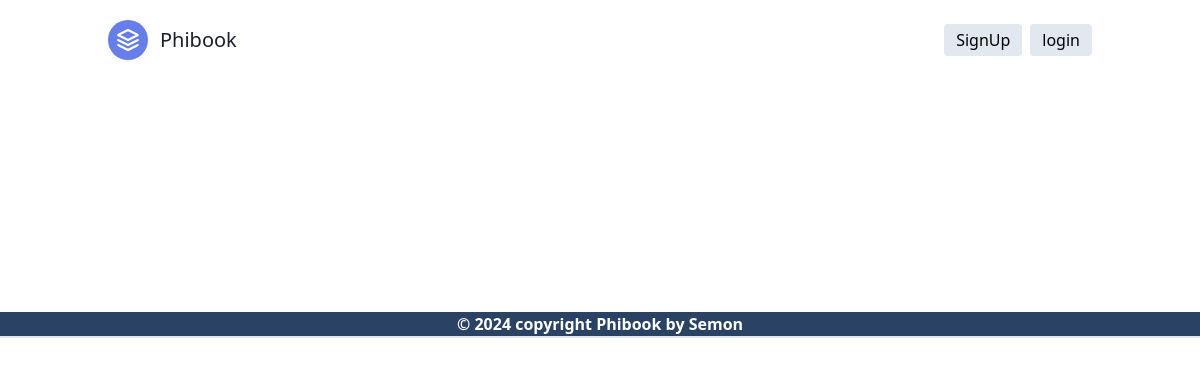
/, run on an earlier commit of the app's database.
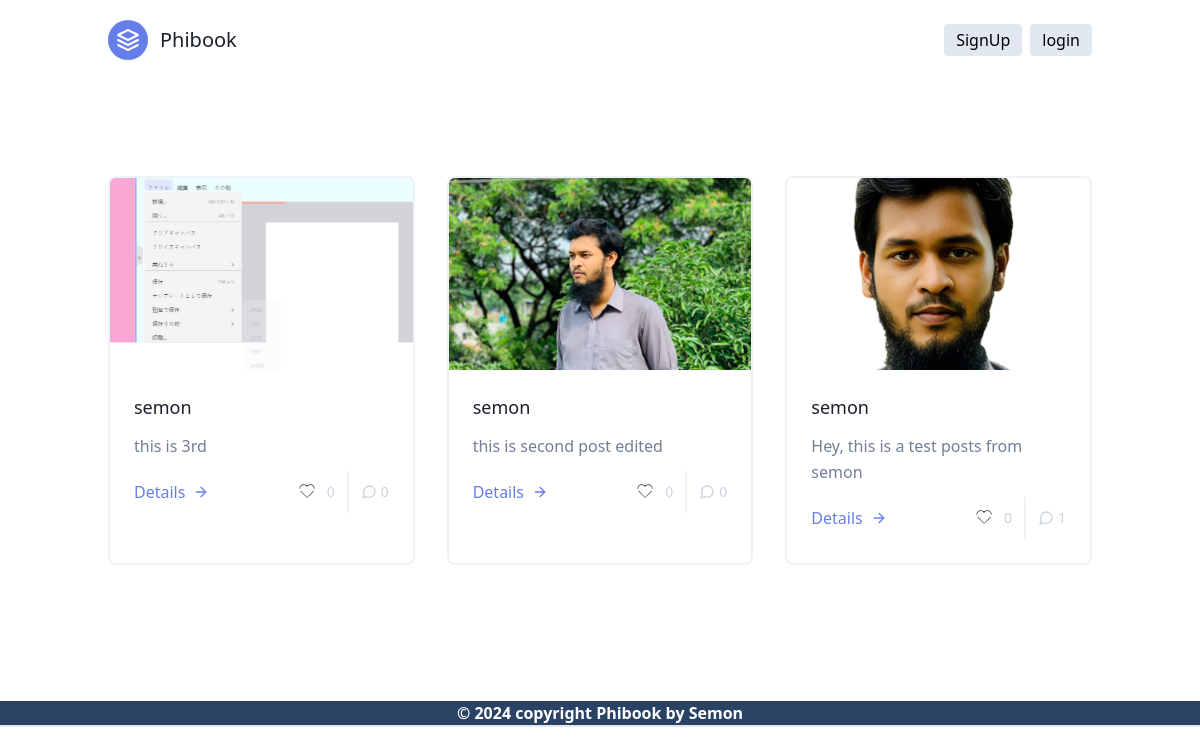
And on a later commit of the database.
### Posts/models.py (models this page shows, shortened)
class Post(models.Model):
    author = models.ForeignKey(User, on_delete=models.CASCADE)
    content = models.TextField()
    image = models.ImageField(upload_to='Posts/images/', blank=True, null=True)
    created_at = models.DateTimeField(auto_now_add=True)
    likes = models.ManyToManyField(User, related_name='liked_posts', blank=True)
    class Meta:
        ordering = ['-created_at']

### core/views.py (the view)
# urls.py: 2. Add a URL to urlpatterns:  path('', views.home, name='home')
def home(request):
    posts = Post.objects.all()
    comments = Comment.objects.all()  # Fetch all comments
    comment_form = forms.CommentForm()
    return render(request, 'index.html', {'posts': posts, 'comments': comments, 'comment_form': comment_form})

### core/templates/index.html (shortened to what this page needs)
{% extends 'base.html' %}
{% load static %}
{% block content %}
<section class="text-gray-600 body-font">
    <div class="container px-5 py-24 mx-auto">
      <div class="flex flex-wrap -m-4">
        {% for post in posts %}
          <div class="p-4 md:w-1/3">
            <div class="h-full border-2 border-gray-200 border-opacity-60 rounded-lg overflow-hidden">
              <img class="lg:h-48 md:h-36 w-full object-cover object-center" src="{{ post.image.url }}" alt="{{ post.title }}">
              <div class="p-6">
                <h1 class="title-font text-lg font-medium text-gray-900 mb-3">{{ post.author }}</h1>
                <p class="leading-relaxed mb-3">{{ post.content }}</p>
                <div class="flex items-center flex-wrap ">
                    <a href="{% url 'post_details' post.id %}" class="text-indigo-500 inline-flex items-center md:mb-2 lg:mb-0">Details
                      <svg class="w-4 h-4 ml-2" viewBox="0 0 24 24" stroke="currentColor" stroke-width="2" fill="none" stroke-linecap="round" stroke-linejoin="round">
                        <path d="M5 12h14"></path>
                        <path d="M12 5l7 7-7 7"></path>
                      </svg>
                    </a>
                    <span class="text-gray-400 mr-3 inline-flex items-center lg:ml-auto md:ml-0 ml-auto leading-none text-sm pr-3 py-1 border-r-2 border-gray-200">
                        <form method="post" action="{% url 'like_post' post.id %}">
                            {% if request.user in post.likes.all %}
                              <button type="submit" name="action" value="unlike" >
                                <svg class="w-8 h-8 mr-1"  xmlns="http://www.w3.org/2000/svg" viewBox="0 0 200 200" xml:space="preserve"><path fill="#FF0000" d="M100.832 141.398c-1.4 0-2.8-.6-3.8-1.6l-37.2-37.2c-.8-.8-.8-2 0-2.8.8-.8 2-.8 2.8 0l37.2 37.2c.5.5 1.4.5 2 0l37.2-37.2c.8-.8 2-.8 2.8 0 .8.8.8 2 0 2.8l-37.2 37.2c-1 1-2.4 1.6-3.8 1.6zM54.832 86.998c-1.1 0-2-.9-2-2 0-14.9 12.1-27 27-27 8.7 0 17 4.3 22 11.4.6.9.4 2.2-.5 2.8s-2.1.4-2.8-.5c-4.2-6.1-11.3-9.7-18.7-9.7-12.7 0-23 10.3-23 23 0 1.1-.9 2-2 2z"/><path fill="#FF0000" d="M145.832 86.998c-1.1 0-2-.9-2-2 0-12.7-10.3-23-23-23-7.4 0-14.5 3.6-18.8 9.7-.6.9-1.9 1.1-2.8.5-.9-.6-1.1-1.9-.5-2.8 5.1-7.1 13.3-11.4 22.1-11.4 14.9 0 27 12.1 27 27 0 1.1-.9 2-2 2z"/></svg>
                              </button>
                            {% else %}
                              <button type="submit" name="action" value="like">
                              </button>
                            {% endif %}
                          </form>
                       {{ post.likes.count }}
                    </span>
                    <span class="text-gray-400 inline-flex items-center leading-none text-sm">
                      {{ post.comments.count }}
                    </span>
                  </div>
              </div>
            </div>
          </div>
        {% endfor %}
      </div>
    </div>
  </section>
{% endblock %}

### core/templates/base.html (shortened to what this page needs)
{% load static %}
<!DOCTYPE html>
<html lang="en">
  <head>
    <link
      href="https://unpkg.com/tailwindcss@^1.0/dist/tailwind.min.css"
      rel="stylesheet"
    />
  </head>
  <body>
    {% include 'nav.html' %}
    {% block body %}
    <div class="lg:container lg:mx-auto" id="main">
       {% block content %}
       {% endblock %}
    </div>
    {% endblock %}
    {% include 'footer.html' %}
  </body>
</html>

### core/templates/nav.html (shortened to what this page needs)
<nav class="text-gray-600 body-font">
  <div
    class="container mx-auto flex flex-wrap p-5 flex-col md:flex-row items-center"
  >
    <a
      class="flex title-font font-medium items-center text-gray-900 mb-4 md:mb-0"
      href="{% url 'home' %}"
    >
      <svg
        xmlns="http://www.w3.org/2000/svg"
        fill="none"
        stroke="currentColor"
        stroke-linecap="round"
        stroke-linejoin="round"
        stroke-width="2"
        class="w-10 h-10 text-white p-2 bg-indigo-500 rounded-full"
        viewBox="0 0 24 24"
      >
        <path
          d="M12 2L2 7l10 5 10-5-10-5zM2 17l10 5 10-5M2 12l10 5 10-5"
        ></path>
      </svg>
      <span class="ml-3 text-xl">Phibook</span>
    </a>
    {% if user.is_authenticated %}
    <div class="relative inline-block text-left mr-2">
      <button
        type="button"
        class="inline-flex items-center justify-center w-full px-4 py-2 border border-transparent text-sm leading-5 font-medium rounded-md text-white bg-gray-500 hover:bg-gray-600 focus:outline-none focus:border-gray-900 focus:shadow-outline-gray active:bg-gray-800 transition ease-in-out duration-150"
        id="dropdown-menu-trigger"
      >
        Dashboard
        <svg
          fill="#000000"
          class="-mr-1 ml-2 h-5 w-5"
          version="1.1"
          id="Layer_1"
          xmlns="http://www.w3.org/2000/svg"
          xmlns:xlink="http://www.w3.org/1999/xlink"
          viewBox="0 0 330 330"
          xml:space="preserve"
        >
          <path
            id="XMLID_24_"
            d="M216.358,271.76c-2.322-5.605-7.792-9.26-13.858-9.26H180V15c0-8.284-6.716-15-15-15
	c-8.284,0-15,6.716-15,15v247.5h-22.5c-6.067,0-11.537,3.655-13.858,9.26c-2.321,5.605-1.038,12.057,3.252,16.347l37.5,37.5
	C157.322,328.536,161.161,330,165,330s7.678-1.464,10.607-4.394l37.5-37.5C217.396,283.816,218.68,277.365,216.358,271.76z"
          />
        </svg>
      </button>
      <div
        class="origin-top-right absolute right-0 mt-2 w-32 rounded-md shadow-lg bg-white"
        id="dropdown-menu"
      >
        <div class="py-1">
          <a
            href="{% url 'profile' %}"
            class="block px-4 py-2 text-sm text-gray-700 hover:bg-gray-100 hover:text-gray-900"
            >Profile</a
          >
          <a
            href="{% url 'add_post' %}"
            class="block px-4 py-2 text-sm text-gray-700 hover:bg-gray-100 hover:text-gray-900"
            >Add Post</a
          >
          <a
            href="{% url 'my_posts' %}"
            class="block px-4 py-2 text-sm text-gray-700 hover:bg-gray-100 hover:text-gray-900"
            >My Posts</a
          >
        </div>
      </div>
    </div>
    <a
      class="inline-flex items-center bg-gray-100 border-0 py-1 px-3 focus:outline-none hover:bg-gray-200 rounded text-base mt-4 md:mt-0"
      href="{% url 'logout' %}"
    >
      Logout
      <svg
        fill="none"
        stroke="currentColor"
        stroke-linecap="round"
        stroke-linejoin="round"
        stroke-width="2"
        class="w-4 h-4 ml-1"
        viewBox="0 0 24 24"
      >
        <path d="M5 12h14M12 5l7 7-7 7"></path>
      </svg>
    </a>
    {% else %}
    <a
      class="inline-flex items-center bg-gray-300 border-0 py-1 px-3 focus:outline-none hover:bg-gray-500 rounded text-black mt-4 md:mt-0 mr-2"
      href="{% url 'signup' %}"
      >SignUp</a
    >
    <a
      class="inline-flex items-center bg-gray-300 border-0 py-1 px-3 focus:outline-none hover:bg-gray-500 rounded text-black mt-4 md:mt-0"
      href="{% url 'login' %}"
      >login</a
    >
    {% endif %}
  </div>
</nav>

### core/templates/footer.html
<footer class="footer bg-blue-900 text-white border-b-2 mt-10">
  <div class="container mx-auto px-6">
    <div class="mt-5 flex flex-col items-center">
      <div class="sm:w-2/3 text-center py-0  mx-auto">
        <p class="text-md text-white font-bold ">
          © {% now "Y" %} copyright Phibook by Semon
        </p>
      </div>
    </div>
  </div>
</footer>

### core/templates/base.html (style rules this page uses)
footer { bottom: 0 ; width: 100%; }

What changed in the data, as far as the page shows it:
added Post: image (picture), author "semon", content "this is 3rd", likes.count "0", comments.count "0"
added Post: image (picture), author "semon", content "this is second post edited", likes.count "0", comments.count "0"
added Post: image (picture), author "semon", content "Hey, this is a test posts from semon", likes.count "0", comments.count "1"
